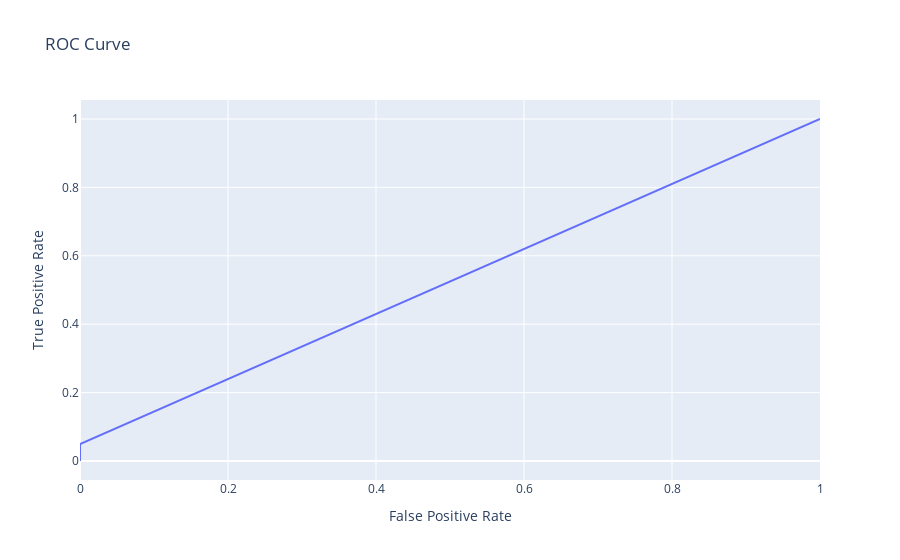

The notebook cell saved with this chart:
### Code cell
fpr, tpr, _ = roc_curve(y_valid,  y_pred)
auc = roc_auc_score(y_valid, y_pred)
print(f'FPR: {fpr}')
print(f'TPR: {tpr}')
print(f'AUC: {auc}')

# Plot ROC curve
fig = go.Figure()
fig.add_trace(go.Scatter(x=fpr, y=tpr, mode='lines', name='ROC Curve'))
fig.update_layout(title='ROC Curve',
                  xaxis_title='False Positive Rate',
                  yaxis_title='True Positive Rate')
fig.show()

### Figure 1 — Plotly figure (JSON) as saved in the notebook; plotly's stock layout.template omitted (floating-point values rounded to 4 significant figures)
{"data": [{"mode": "lines", "name": "ROC Curve", "type": "scatter", "x": [0.0, 0.0, 1.0], "y": [0.0, 0.04938, 1.0]}], "layout": {"title": {"text": "ROC Curve"}, "xaxis": {"title": {"text": "False Positive Rate"}}, "yaxis": {"title": {"text": "True Positive Rate"}}}}
